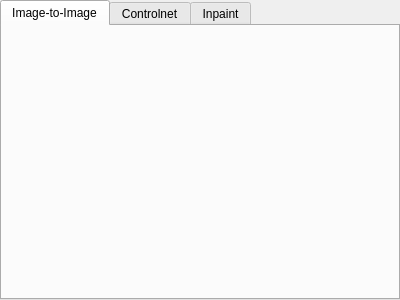
<?xml version="1.0" encoding="UTF-8"?>
<ui version="4.0">
 <class>image_input_container</class>
 <widget class="QWidget" name="image_input_container">
  <property name="geometry">
   <rect>
    <x>0</x>
    <y>0</y>
    <width>400</width>
    <height>300</height>
   </rect>
  </property>
  <property name="windowTitle">
   <string>Form</string>
  </property>
  <layout class="QGridLayout" name="gridLayout">
   <property name="leftMargin">
    <number>0</number>
   </property>
   <property name="topMargin">
    <number>0</number>
   </property>
   <property name="rightMargin">
    <number>0</number>
   </property>
   <property name="bottomMargin">
    <number>0</number>
   </property>
   <item row="0" column="0">
    <widget class="QTabWidget" name="tabWidget">
     <property name="currentIndex">
      <number>0</number>
     </property>
     <widget class="QWidget" name="tab">
      <attribute name="title">
       <string>Image-to-Image</string>
      </attribute>
      <layout class="QGridLayout" name="gridLayout_2">
       <property name="leftMargin">
        <number>0</number>
       </property>
       <property name="topMargin">
        <number>0</number>
       </property>
       <property name="rightMargin">
        <number>0</number>
       </property>
       <property name="bottomMargin">
        <number>0</number>
       </property>
       <item row="0" column="0">
        <widget class="InputImageContainer" name="image_to_image" native="true">
         <property name="sizePolicy">
          <sizepolicy hsizetype="Preferred" vsizetype="Preferred">
           <horstretch>0</horstretch>
           <verstretch>0</verstretch>
          </sizepolicy>
         </property>
         <property name="settings_key" stdset="0">
          <string>image_to_image_settings</string>
         </property>
        </widget>
       </item>
      </layout>
     </widget>
     <widget class="QWidget" name="tab_2">
      <attribute name="title">
       <string>Controlnet</string>
      </attribute>
      <layout class="QGridLayout" name="gridLayout_3">
       <property name="leftMargin">
        <number>0</number>
       </property>
       <property name="topMargin">
        <number>0</number>
       </property>
       <property name="rightMargin">
        <number>0</number>
       </property>
       <property name="bottomMargin">
        <number>0</number>
       </property>
       <item row="0" column="0">
        <widget class="InputImageContainer" name="controlnet_image" native="true">
         <property name="sizePolicy">
          <sizepolicy hsizetype="Preferred" vsizetype="Preferred">
           <horstretch>0</horstretch>
           <verstretch>0</verstretch>
          </sizepolicy>
         </property>
         <property name="settings_key" stdset="0">
          <string>controlnet_settings</string>
         </property>
        </widget>
       </item>
      </layout>
     </widget>
     <widget class="QWidget" name="tab_3">
      <attribute name="title">
       <string>Inpaint</string>
      </attribute>
      <layout class="QGridLayout" name="gridLayout_4">
       <property name="leftMargin">
        <number>0</number>
       </property>
       <property name="topMargin">
        <number>0</number>
       </property>
       <property name="rightMargin">
        <number>0</number>
       </property>
       <property name="bottomMargin">
        <number>0</number>
       </property>
       <item row="0" column="0">
        <widget class="InputImageContainer" name="widget_2" native="true">
         <property name="settings_key" stdset="0">
          <string>outpaint_settings</string>
         </property>
        </widget>
       </item>
      </layout>
     </widget>
    </widget>
   </item>
  </layout>
 </widget>
 <customwidgets>
  <customwidget>
   <class>InputImageContainer</class>
   <extends>QWidget</extends>
   <header>airunner/components/art/gui/widgets/canvas/input_image_container</header>
   <container>1</container>
  </customwidget>
 </customwidgets>
 <resources/>
 <connections/>
</ui>
